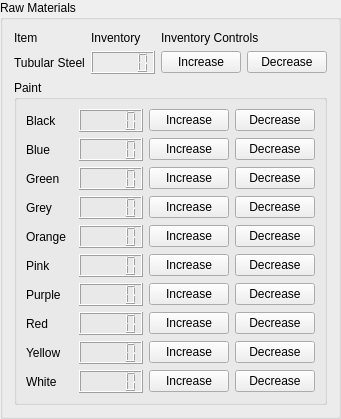
        <widget class="QGroupBox" name="Inevntory_RawMaterialsGroupBox">
         <property name="autoFillBackground">
          <bool>false</bool>
         </property>
         <property name="styleSheet">
          <string notr="true"/>
         </property>
         <property name="title">
          <string>Raw Materials</string>
         </property>
         <property name="flat">
          <bool>false</bool>
         </property>
         <property name="checkable">
          <bool>false</bool>
         </property>
         <layout class="QGridLayout" name="gridLayout_20">
          <item row="1" column="0">
           <widget class="QLabel" name="Inventory_RawMaterial_Label">
            <property name="text">
             <string>Tubular Steel</string>
            </property>
           </widget>
          </item>
          <item row="1" column="2">
           <widget class="QPushButton" name="Inventory_RawMaterial_Increase">
            <property name="text">
             <string>Increase</string>
            </property>
           </widget>
          </item>
          <item row="1" column="3">
           <widget class="QPushButton" name="Inventory_RawMaterial_Decrease">
            <property name="text">
             <string>Decrease</string>
            </property>
           </widget>
          </item>
          <item row="1" column="1">
           <widget class="QLCDNumber" name="Inventory_RawMaterial_LCDCount"/>
          </item>
          <item row="2" column="0" colspan="4">
           <widget class="QGroupBox" name="Inventory_RawMaterials_PaintGroupBox">
            <property name="title">
             <string>Paint</string>
            </property>
            <layout class="QGridLayout" name="gridLayout_18">
             <item row="0" column="0">
              <widget class="QLabel" name="Inventory_RawMaterial_BlackPaintLabel">
               <property name="text">
                <string>Black</string>
               </property>
              </widget>
             </item>
             <item row="0" column="1">
              <widget class="QLCDNumber" name="Inventory_RawMaterial_BlackPaintCount"/>
             </item>
             <item row="0" column="2">
              <widget class="QPushButton" name="Inventory_RawMaterial_BlackPaintIncrease">
               <property name="text">
                <string>Increase</string>
               </property>
              </widget>
             </item>
             <item row="0" column="3">
              <widget class="QPushButton" name="Inventory_RawMaterial_BlackPaintDecrease">
               <property name="text">
                <string>Decrease</string>
               </property>
              </widget>
             </item>
             <item row="1" column="0">
              <widget class="QLabel" name="Inventory_RawMaterial_BluePaintLabel">
               <property name="text">
                <string>Blue</string>
               </property>
              </widget>
             </item>
             <item row="1" column="1">
              <widget class="QLCDNumber" name="Inventory_RawMaterial_BluePaintCount"/>
             </item>
             <item row="1" column="2">
              <widget class="QPushButton" name="Inventory_RawMaterial_BluePaintIncrease">
               <property name="text">
                <string>Increase</string>
               </property>
              </widget>
             </item>
             <item row="1" column="3">
              <widget class="QPushButton" name="Inventory_RawMaterial_BluePaintDecrease">
               <property name="text">
                <string>Decrease</string>
               </property>
              </widget>
             </item>
             <item row="2" column="0">
              <widget class="QLabel" name="Inventory_RawMaterial_GreenPaintLabel">
               <property name="text">
                <string>Green</string>
               </property>
              </widget>
             </item>
             <item row="2" column="1">
              <widget class="QLCDNumber" name="Inventory_RawMaterial_GreenPaintCount"/>
             </item>
             <item row="2" column="2">
              <widget class="QPushButton" name="Inventory_RawMaterial_GreenPaintIncrease">
               <property name="text">
                <string>Increase</string>
               </property>
              </widget>
             </item>
             <item row="2" column="3">
              <widget class="QPushButton" name="Inventory_RawMaterial_GreenPaintDecrease">
               <property name="text">
                <string>Decrease</string>
               </property>
              </widget>
             </item>
             <item row="3" column="0">
              <widget class="QLabel" name="Inventory_RawMaterial_GreyPaintLabel">
               <property name="text">
                <string>Grey</string>
               </property>
              </widget>
             </item>
             <item row="3" column="1">
              <widget class="QLCDNumber" name="Inventory_RawMaterial_GreyPaintCount"/>
             </item>
             <item row="3" column="2">
              <widget class="QPushButton" name="Inventory_RawMaterial_GreyIncrease">
               <property name="text">
                <string>Increase</string>
               </property>
              </widget>
             </item>
             <item row="3" column="3">
              <widget class="QPushButton" name="Inventory_RawMaterial_GreyPaintDecrease">
               <property name="text">
                <string>Decrease</string>
               </property>
              </widget>
             </item>
             <item row="4" column="0">
              <widget class="QLabel" name="Inventory_RawMaterial_OrangePaintLabel">
               <property name="text">
                <string>Orange</string>
               </property>
              </widget>
             </item>
             <item row="4" column="1">
              <widget class="QLCDNumber" name="Inventory_RawMaterial_OrangePaintCount"/>
             </item>
             <item row="4" column="2">
              <widget class="QPushButton" name="Inventory_RawMaterial_OrangePaintIncrease">
               <property name="text">
                <string>Increase</string>
               </property>
              </widget>
             </item>
             <item row="4" column="3">
              <widget class="QPushButton" name="Inventory_RawMaterial_OrangePaintDecrease">
               <property name="text">
                <string>Decrease</string>
               </property>
              </widget>
             </item>
             <item row="5" column="0">
              <widget class="QLabel" name="Inventory_RawMaterial_PinkPaintLabel">
               <property name="text">
                <string>Pink</string>
               </property>
              </widget>
             </item>
             <item row="5" column="1">
              <widget class="QLCDNumber" name="Inventory_RawMaterial_PinkPaintCount"/>
             </item>
             <item row="5" column="2">
              <widget class="QPushButton" name="Inventory_RawMaterial_PinkPaintIncrease">
               <property name="text">
                <string>Increase</string>
               </property>
              </widget>
             </item>
             <item row="5" column="3">
              <widget class="QPushButton" name="Inventory_RawMaterial_PinkPaintDecrease">
               <property name="text">
                <string>Decrease</string>
               </property>
              </widget>
             </item>
             <item row="6" column="0">
              <widget class="QLabel" name="Inventory_RawMaterial_PurplePaintLabel">
               <property name="text">
                <string>Purple</string>
               </property>
              </widget>
             </item>
             <item row="6" column="1">
              <widget class="QLCDNumber" name="Inventory_RawMaterial_PurplePaintCount"/>
             </item>
             <item row="6" column="2">
              <widget class="QPushButton" name="Inventory_RawMaterial_PurplePaintIncrease">
               <property name="text">
                <string>Increase</string>
               </property>
              </widget>
             </item>
             <item row="6" column="3">
              <widget class="QPushButton" name="Inventory_RawMaterial_PurplePaintDecrease">
               <property name="text">
                <string>Decrease</string>
               </property>
              </widget>
             </item>
             <item row="7" column="0">
              <widget class="QLabel" name="Inventory_RawMaterial_RedPaintLabel">
               <property name="text">
                <string>Red</string>
               </property>
              </widget>
             </item>
             <item row="7" column="1">
              <widget class="QLCDNumber" name="Inventory_RawMaterial_RedPaintCount"/>
             </item>
             <item row="7" column="2">
              <widget class="QPushButton" name="Inventory_RawMaterial_RedPaintIncrease">
               <property name="text">
                <string>Increase</string>
               </property>
              </widget>
             </item>
             <item row="7" column="3">
              <widget class="QPushButton" name="Inventory_RawMaterial_RedPaintDecrease">
               <property name="text">
                <string>Decrease</string>
               </property>
              </widget>
             </item>
             <item row="8" column="0">
              <widget class="QLabel" name="Inventory_RawMaterial_YellowPaintLabel">
               <property name="text">
                <string>Yellow</string>
               </property>
              </widget>
             </item>
             <item row="8" column="1">
              <widget class="QLCDNumber" name="Inventory_RawMaterial_YellowPaintCount"/>
             </item>
             <item row="8" column="2">
              <widget class="QPushButton" name="Inventory_RawMaterial_YellowPaintIncrease">
               <property name="text">
                <string>Increase</string>
               </property>
              </widget>
             </item>
             <item row="8" column="3">
              <widget class="QPushButton" name="Inventory_RawMaterial_YellowPaintDecrease">
               <property name="text">
                <string>Decrease</string>
               </property>
              </widget>
             </item>
             <item row="9" column="0">
              <widget class="QLabel" name="Inventory_RawMaterial_WhitePaintLabel">
               <property name="text">
                <string>White</string>
               </property>
              </widget>
             </item>
             <item row="9" column="1">
              <widget class="QLCDNumber" name="Inventory_RawMaterial_WhitePaintCount"/>
             </item>
             <item row="9" column="2">
              <widget class="QPushButton" name="Inventory_RawMaterial_WhitePaintIncrease">
               <property name="text">
                <string>Increase</string>
               </property>
              </widget>
             </item>
             <item row="9" column="3">
              <widget class="QPushButton" name="Inventory_RawMaterial_WhitePaintDecrease">
               <property name="text">
                <string>Decrease</string>
               </property>
              </widget>
             </item>
            </layout>
           </widget>
          </item>
          <item row="0" column="2" colspan="2">
           <widget class="QLabel" name="Inventory_RawMaterial_InventoryControlLabel">
            <property name="text">
             <string>Inventory Controls</string>
            </property>
           </widget>
          </item>
          <item row="0" column="1">
           <widget class="QLabel" name="Inventory_RawMaterial_InventoryLabel">
            <property name="text">
             <string>Inventory</string>
            </property>
           </widget>
          </item>
          <item row="0" column="0">
           <widget class="QLabel" name="Inventory_RawMaterial_ItemLabel">
            <property name="text">
             <string>Item</string>
            </property>
           </widget>
          </item>
         </layout>
        </widget>
